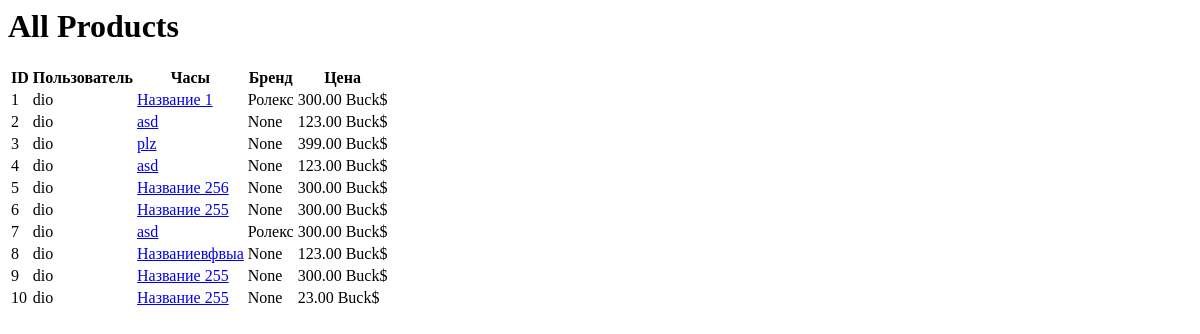
Before: /all/ with the older database file.
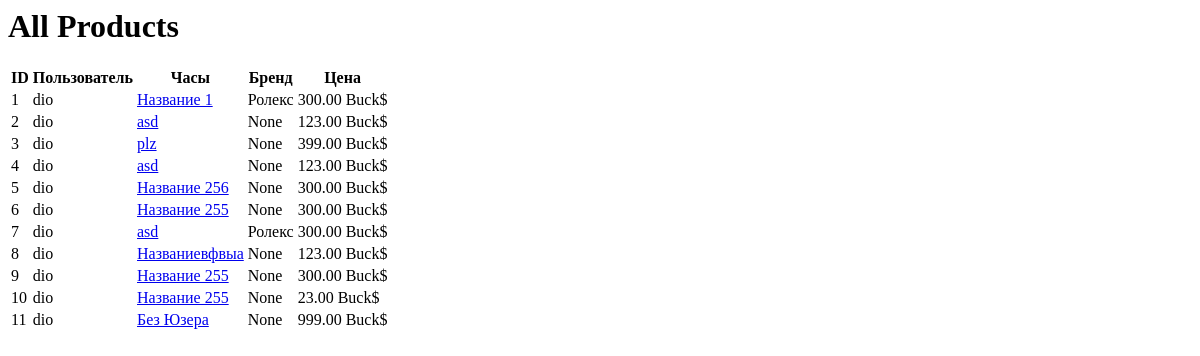
After: the same page with the newer database file.
### prod/models.py (models this page shows, shortened)
class Product(models.Model):
    user = models.ForeignKey(CustomUser, on_delete=models.CASCADE)
    name = models.CharField('Название часов', max_length=150)
    id_number = models.CharField('Идентификационный номер', max_length=30, null=True, blank=True)
    price = models.DecimalField('Цена', max_digits=15, decimal_places=2, null=True)
    description = models.TextField('Описание', max_length=500, null=True, blank=True)
    year = models.IntegerField("Год выпуска", null=True, blank=True)
    diameter1 = models.IntegerField('Диаметр1 мм', null=True, blank=True)
    diameter2 = models.IntegerField('Диаметр2 мм', null=True, blank=True)
    sex = models.ForeignKey(
        Sex,
        on_delete=models.CASCADE,
        verbose_name='Пол',
        null=True,
        blank=True,
    )
    watch_type = models.ForeignKey(
        WatchType,
        on_delete=models.CASCADE,
        verbose_name='Тип часов',
        null=True,
        blank=True,
    )
    brand = models.ForeignKey(
        Brand,
        on_delete=models.CASCADE,
        verbose_name='Бренд',
        null=True,
        blank=True,
    )
    condition = models.ForeignKey(
        Condition,
        on_delete=models.CASCADE,
        verbose_name='Состояние часов',
        null=True,
        blank=True,
    )
    equipment = models.ForeignKey(
        Equipment,
        on_delete=models.CASCADE,
        verbose_name='Комплектация',
        null=True,
        blank=True,
    )
    meh_type = models.ForeignKey(
        MehType,
        on_delete=models.CASCADE,
        verbose_name='Тип механизма',
        null=True,
        blank=True,
    )
    caliber = models.CharField('Калибр/Механизм', max_length=30, null=True, blank=True)
    base_caliber = models.CharField('Базовый калибр', max_length=30, null=True, blank=True)
    cruising_range = models.CharField('Запас хода', max_length=30, null=True, blank=True)
    stones = models.CharField('Количество камней', max_length=30, null=True, blank=True)
    vibration = models.CharField('Частота вибрации баланса', max_length=30, null=True, blank=True)
    jenev_mark = models.BooleanField('Женевское клеймо', null=True, blank=True, default=False)
    chronometer = models.BooleanField('Хронометр', null=True, blank=True, default=False)
    master_chronometer = models.BooleanField('Мастер хронометр', null=True, blank=True, default=False)
    corpus_material = models.ForeignKey(
        Material,
        on_delete=models.CASCADE,
        verbose_name='Материал корпуса',
        related_name='corpus_material',
        null=True,
        blank=True,
    )  # Material
    bezel_material = models.ForeignKey(
        Material,
        on_delete=models.CASCADE,
        verbose_name='Материал безеля',
        related_name='bezel_material',
        null=True,
        blank=True,
    )  # Material
    thickness = models.CharField('Толщина', max_length=30, null=True, blank=True)
    glass = models.ForeignKey(
        Glass,
        on_delete=models.CASCADE,
        verbose_name='Стекло',
        null=True,
        blank=True,
    )
    waterproof = models.ForeignKey(
        Waterproof,
        on_delete=models.CASCADE,
        verbose_name='Водонепроницаемость',
        null=True,
        blank=True,
    )
    back_cap = models.BooleanField('Прозрачная задняя крышка', null=True, blank=True, default=False)
    jewelry = models.BooleanField('Отделка драгоценными камнями', null=True, blank=True, default=False)
    spraying = models.BooleanField('PVD/DLS напыление', null=True, blank=True, default=False)
    dial = models.ForeignKey(
        Colour,
        on_delete=models.CASCADE,
        verbose_name='Циферблат',
        related_name='dial_colour',
        null=True,
        blank=True,
    )  # Color
    numbers = models.ForeignKey(
        Numbers,
        on_delete=models.CASCADE,
        verbose_name='Цифры',
        null=True,
        blank=True,
    )
    dial1 = models.BooleanField('Гильошированный циферблат', null=True, blank=True, default=False)
    dial2 = models.BooleanField('Ручное гильоширование', null=True, blank=True, default=False)
    dial3 = models.BooleanField('Люминисцентные цифры', null=True, blank=True, default=False)
    numbers1 = models.BooleanField('Центральная секундная стрелка', null=True, blank=True, default=False)
    numbers2 = models.BooleanField('Малый секундный циферблат', null=True, blank=True, default=False)
    numbers3 = models.BooleanField('Люминисцентные стрелки', null=True, blank=True, default=False)
    numbers4 = models.BooleanField('Стрелки из оксидированной стали', null=True, blank=True, default=False)
    bracer = models.ForeignKey(
        Material,
        on_delete=models.CASCADE,
        verbose_name='Материал браслета',
        related_name='bracer',
        null=True,
        blank=True,
    )  # Material
    bracer_colour = models.ForeignKey(
        Colour,
        on_delete=models.CASCADE,
        verbose_name='Цвет браслета',
        related_name='bracer_colour',
        null=True,
        blank=True,
    )  # Color
    zip_type = models.ForeignKey(
        ZipType,
        on_delete=models.CASCADE,
        verbose_name='Материал застёжки',
        null=True,
        blank=True,
    )
    zip_material = models.ForeignKey(
        Material,
        on_delete=models.CASCADE,
        verbose_name='Тип застёжки',
        related_name='zip_material',
        null=True,
        blank=True,
    )  # Material
    moon_faze = models.BooleanField('Индикатор фазы луны', null=True, blank=True, default=False)
    chronograf = models.BooleanField('Хронограф', null=True, blank=True, default=False)
    flyback = models.BooleanField('Flyback-функция', null=True, blank=True, default=False)
    the_striking_mechanism = models.BooleanField('Механизм боя', null=True, blank=True, default=False)
    turbion = models.BooleanField('Турбийон', null=True, blank=True, default=False)
    day_in_week = models.BooleanField('Индикатор дней недели', null=True, blank=True, default=False)
    day_in_year = models.BooleanField('Индикатор года', null=True, blank=True, default=False)
    calendar_on_4_years = models.BooleanField('Календарь на 4 года', null=True, blank=True, default=False)
    alarm_clock = models.BooleanField('Будильник', null=True, blank=True, default=False)
    calendar_of_time = models.BooleanField('Уравнение времени', null=True, blank=True, default=False)
    tahimetr = models.BooleanField('Тахиметр', null=True, blank=True, default=False)
    minute_repeater = models.BooleanField('Минутный репитор', null=True, blank=True, default=False)
    split_chronograf = models.BooleanField('Сплит-хронограф', null=True, blank=True, default=False)
    panoramic_date = models.BooleanField('Панорамная дата', null=True, blank=True, default=False)
    repeater = models.BooleanField('Репитер', null=True, blank=True, default=False)
    date = models.BooleanField('Дата', null=True, blank=True, default=False)
    month_indicator = models.BooleanField('Индикатор месяца', null=True, blank=True, default=False)
    year_calendar = models.BooleanField('Годовой календарь', null=True, blank=True, default=False)
    eternal_calendar = models.BooleanField('Вечный календарь', null=True, blank=True, default=False)
    gmt = models.BooleanField('GMT/две часовые зоны', null=True, blank=True, default=False)
    jump_hour = models.BooleanField('Прыгающий час', null=True, blank=True, default=False)
    class Meta:
        verbose_name = 'Часы'
        verbose_name_plural = 'Часы'

class Brand(models.Model):
    name = models.CharField("Бренд часов", max_length=30)
    def __str__(self):
        return self.name
    class Meta:
        verbose_name = 'Бренд'
        verbose_name_plural = 'Бренды'

### users/models.py (models this page shows)
class CustomUser(AbstractUser):
    city = models.CharField(max_length=30, blank=True)
    company = models.BooleanField(default=False)
    avatar = models.ImageField('Аватар', upload_to='media/', null=True, blank=True)
    def __str__(self):
        return self.username
    class Meta:
        verbose_name = 'Пользователь'
        verbose_name_plural = 'Пользователи'

### prod/views.py (the view)
# urls.py: path('all/', all_view, name='all'),
def all_view(request, *args, **kwargs):
    product = Product.objects.all()
    context = {'product': product}
    return render(request, 'all.html', context)

### templates/all.html (shortened to what this page needs)
<H1>All Products</H1>
<div>
    {% if product.count > 0 %}
    <table>
        <tr><th>ID</th><th>Пользователь</th><th>Часы</th><th>Бренд</th><th>Цена</th></tr>
        {% for prod in product %}
        <tr>
            <td>{{ prod.id }}</td>
            <td>{{ prod.user }}</td>
            <td><a href="{% url 'product_detail_view' prod.id %}">{{ prod.name }}</a></td>
            <td>{{ prod.brand }}</td>
            <td>{{ prod.price }} Buck$</td>
        </tr>
        {% endfor %}
    </table>
    {% endif %}
</div>

Changed rows visible on the page:
added Product: id "11", user "dio", name "Без Юзера", brand "None", price "999.00"
